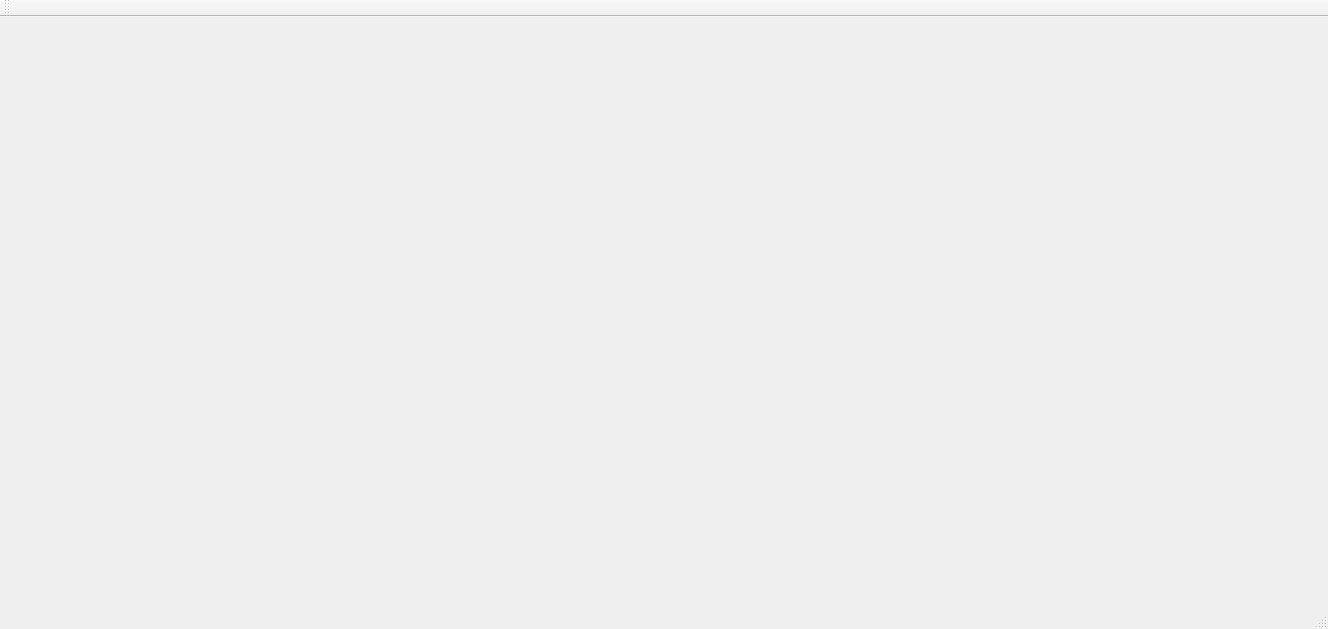
<?xml version="1.0" encoding="UTF-8"?>
<ui version="4.0">
 <class>MainWindow</class>
 <widget class="QMainWindow" name="MainWindow">
  <property name="geometry">
   <rect>
    <x>0</x>
    <y>0</y>
    <width>1328</width>
    <height>629</height>
   </rect>
  </property>
  <property name="windowTitle">
   <string>MainWindow</string>
  </property>
  <widget class="QWidget" name="centralWidget"/>
  <widget class="QMenuBar" name="menuBar">
   <property name="geometry">
    <rect>
     <x>0</x>
     <y>0</y>
     <width>1328</width>
     <height>21</height>
    </rect>
   </property>
  </widget>
  <widget class="QToolBar" name="mainToolBar">
   <attribute name="toolBarArea">
    <enum>TopToolBarArea</enum>
   </attribute>
   <attribute name="toolBarBreak">
    <bool>false</bool>
   </attribute>
  </widget>
  <widget class="QStatusBar" name="statusBar"/>
 </widget>
 <layoutdefault spacing="6" margin="11"/>
 <resources/>
 <connections/>
</ui>
